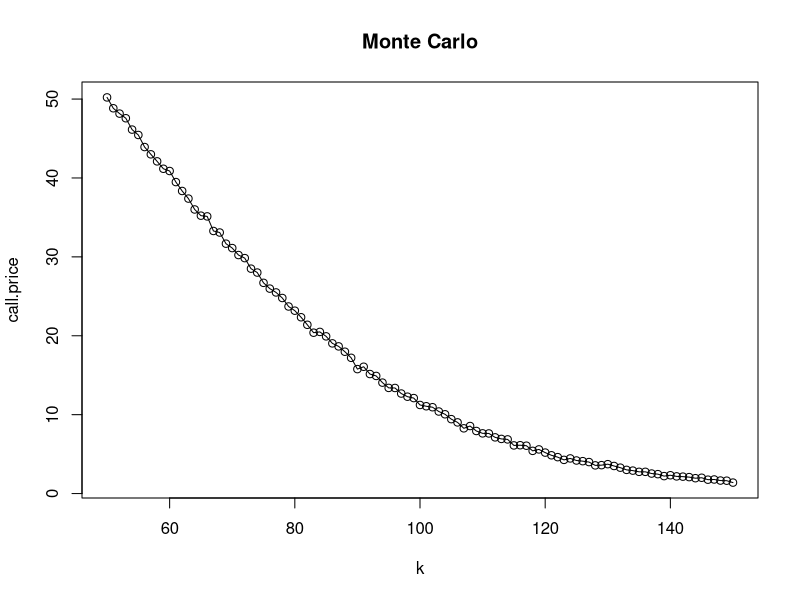

Here is the R script that generated this plot: (Note: a time limit stopped this script after it produced the figure.)
# monte carlo pricing of SABR model
# set paramaters
r<-0.08 #useless
t<-2
sigma0.normal<-20 #normal sigma0
sigma0.lognormal<-0.2 #log normal
s0<-100

alpha<-0.2
beta<-1
rho<-0.2
k<-105
n.step<- 1e2
n.sample <- 1e4

sabr.monte.carlo<-function(r,t,sigma0.normal,sigma0.lognormal,s0,alpha,beta,rho,k,n.setp,n.sample){
  d.t<-t/n.step
  #generate correlated random variables matrix
  rn1 <- matrix( rnorm(n.step*n.sample), nrow=n.step )
  rn2 <- matrix( rnorm(n.step*n.sample), nrow=n.step )
  
  z1<-rn1
  z2<-rho*rn1+sqrt(1-rho^2)*rn2
  
  if(beta==0){
    
    sigma.normal<-matrix(numeric(n.step*n.sample), nrow=n.step)
    s.normal<-matrix(numeric(n.step*n.sample), nrow=n.step)
    
    sigma.normal[1,]<-sigma0.normal*exp(alpha*sqrt(d.t)*z2[1,]-0.5*alpha^2*d.t)
    for(i in 2:n.step){
      sigma.normal[i,]<-sigma.normal[i-1,]*exp(alpha*sqrt(d.t)*z2[i,]-0.5*alpha^2*d.t)
    }
    
    s.normal[1,]<-s0+sigma0.normal*sqrt(d.t)*z1[1,]
    for(i in 2:n.step){
      s.normal[i,]<-s.normal[i-1,]+sigma.normal[i-1,]*sqrt(d.t)*z1[i,]
    }
    
    # monte carlo price
    call.price.normal.monte.carlo<-sum( pmax(s.normal[n.step,]-k,0) )/n.sample 
    #cat(call.price.normal.monte.carlo)
    return(call.price.normal.monte.carlo)
    
  } else if(beta==1){
    
    sigma.lognormal<-matrix(numeric(n.step*n.sample), nrow=n.step)
    s.lognormal<-matrix(numeric(n.step*n.sample), nrow=n.step)
    
    sigma.lognormal[1,]<-sigma0.lognormal*exp(alpha*sqrt(d.t)*z2[1,]-0.5*alpha^2*d.t)
    for(i in 2:n.step){
      sigma.lognormal[i,]<-sigma.lognormal[i-1,]*exp(alpha*sqrt(d.t)*z2[i,]-0.5*alpha^2*d.t)
    }
    
    s.lognormal[1,]<-s0*exp(sigma0.lognormal*sqrt(d.t)*z1[1,]-0.5*sigma0.lognormal^2*d.t)
    for(i in 2:n.step){
      s.lognormal[i,]<-s.lognormal[i-1,]*exp(sigma.lognormal[i-1,]*sqrt(d.t)*z1[i,]-0.5*sigma.lognormal[i-1,]^2*d.t)
    }
    
    # monte carlo price
    call.price.lognormal.monte.carlo<-sum( pmax(s.lognormal[n.step,]-k,0) )/n.sample 
    #cat(call.price.lognormal.monte.carlo)
    return(call.price.lognormal.monte.carlo)
    
  } else{
    cat("Fatal error! Cannot calculate when beta is not 0 or 1 !")
  }
}

call.price<-numeric(0)

for(k in 50:150){
  call.price[k-50+1]<-sabr.monte.carlo(r,t,sigma0.normal,sigma0.lognormal,s0,alpha,beta,rho,k,n.setp,n.sample)
  cat(k)
}

k<-c(50:150)

plot(k,call.price,main="Monte Carlo")
lines(k,call.price,type="l")



for(i in 1:200){
  call.price[i]<-sabr.monte.carlo(r,t,sigma0.normal,sigma0.lognormal,s0,alpha,beta,rho,k,n.setp,n.sample)
  cat(i)
}

hist(call.price,freq=T,breaks=20,col="white",xlab="Call Price Of Sabr Model")
lines(density(call.price),col="blue")
